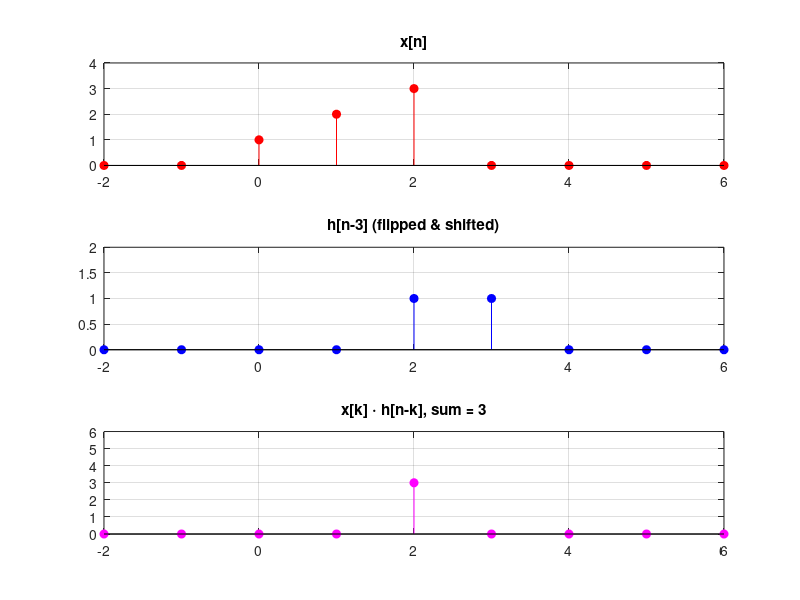

The MATLAB script that drew this image:
% Discrete-Time Convolution Visualization (Modified Index k)
x = [1 2 3];         % Input signal x[n]
h = [1 1];           % Impulse response h[n]
N = length(x) + length(h) - 1;

% Tentukan rentang index (lebih lebar dari panjang sinyal)
k = -2:6;            % Ubah bagian t/index (sebelumnya 0:length(x)-1)

figure;
for n = 0:N-1
    clf;

    % Buat vektor sinyal sesuai panjang k
    x_plot = zeros(size(k));
    x_plot(k >= 0 & k <= length(x)-1) = x;

    hk = fliplr(h);
    hk_shifted_plot = zeros(size(k));

    % Geser h sesuai n
    for i = 1:length(h)
        idx = n - i + 1; % posisi index
        if any(k == idx)
            hk_shifted_plot(k == idx) = hk(i);
        end
    end

    % Perkalian titik demi titik
    product = x_plot .* hk_shifted_plot;
    y_n = sum(product);

    % Plot x[n]
    subplot(3,1,1);
    stem(k, x_plot, 'filled','r');
    title('x[n]'); ylim([0 4]); grid on;

    % Plot h yang sudah digeser
    subplot(3,1,2);
    stem(k, hk_shifted_plot, 'filled','b');
    title(['h[n-' num2str(n) '] (flipped & shifted)']); ylim([0 2]); grid on;

    % Plot hasil perkalian
    subplot(3,1,3);
    stem(k, product, 'filled','m');
    title(['x[k] \cdot h[n-k], sum = ' num2str(y_n)]); ylim([0 6]); grid on;

    pause(1);  % Pause untuk animasi
end

